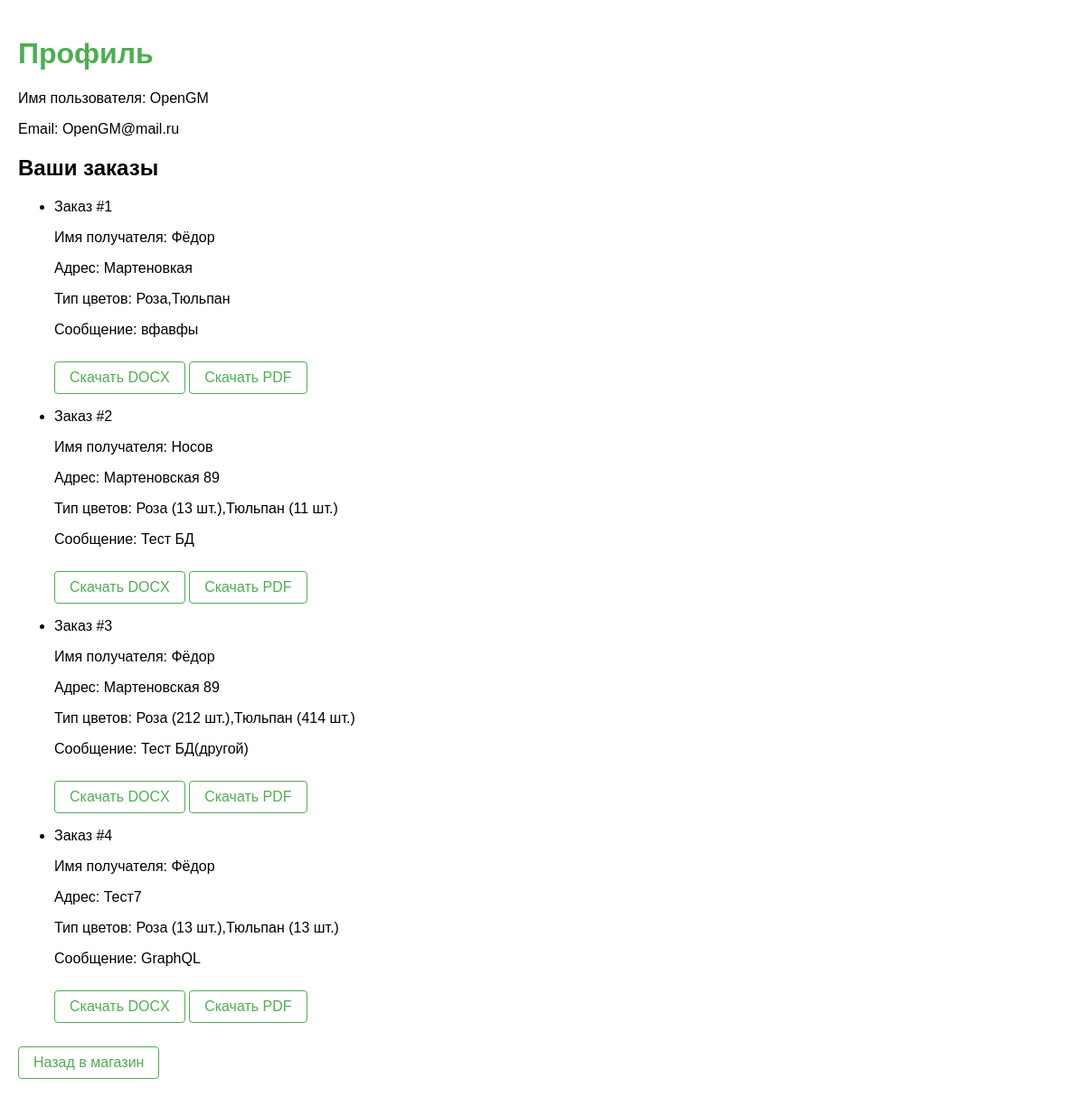
The page /profile (signed in) on the database its author committed.
### models.py (models this page shows, shortened)
class User(db.Model, UserMixin):
    id = db.Column(db.Integer, primary_key=True)
    username = db.Column(db.String(20), unique=True, nullable=False)
    email = db.Column(db.String(120), unique=True, nullable=False)
    password = db.Column(db.String(60), nullable=False)
    role = db.Column(db.String(10), nullable=False, default='user')
    orders = db.relationship('Order', backref='user', lazy=True)

class Order(db.Model):
    id = db.Column(db.Integer, primary_key=True)
    name = db.Column(db.String(100), nullable=False)
    address = db.Column(db.String(200), nullable=False)
    flower_type = db.Column(db.String(100), nullable=False)
    message = db.Column(db.String(500), nullable=True)
    user_id = db.Column(db.Integer, db.ForeignKey('user.id'), nullable=False)

### app.py (the view)
@app.route('/profile')
@login_required
def profile():
    orders = Order.query.filter_by(user_id=current_user.id).all()
    order_numbers = {order.id: idx + 1 for idx, order in enumerate(orders)}
    return render_template('profile.html', user=current_user, orders=orders, order_numbers=order_numbers)

### models.py (called while the page is built)
@login_manager.user_loader
def load_user(user_id):
    return User.query.get(int(user_id))

### templates/profile.html (shortened to what this page needs)
<!DOCTYPE html>
<html lang="ru">
<head>
    <link rel="stylesheet" href="{{ url_for('static', filename='style.css') }}">
</head>
<body>
    <h1>Профиль</h1>
    <p>Имя пользователя: {{ user.username }}</p>
    <p>Email: {{ user.email }}</p>
    <h2>Ваши заказы</h2>
    {% if orders %}
        <ul>
            {% for order in orders %}
                <li>
                    <p>Заказ #{{ order_numbers[order.id] }}</p>
                    <p>Имя получателя: {{ order.name }}</p>
                    <p>Адрес: {{ order.address }}</p>
                    <p>Тип цветов: {{ order.flower_type }}</p>
                    <p>Сообщение: {{ order.message }}</p>
                    <a href="{{ url_for('download_docx', order_id=order.id) }}" class="btn">Скачать DOCX</a>
                    <a href="{{ url_for('download_pdf', order_id=order.id) }}" class="btn">Скачать PDF</a>
                </li>
            {% endfor %}
        </ul>
    {% else %}
        <p>У вас нет заказов.</p>
    {% endif %}
    <a href="{{ url_for('index') }}" class="btn">Назад в магазин</a>
</body>
</html>

### static/style.css (style rules this page uses)
body { font-family: Arial, sans-serif; margin: 0; padding: 20px; }
h1 { color: #4CAF50; }
.btn { display: inline-block; text-decoration: none; color: #4CAF50; padding: 8px 16px; border: 1px solid #4CAF50; border-radius: 4px; margin-top: 10px; text-align: center; }

### rows shown on the page
User: username "OpenGM", email "OpenGM@mail.ru"
Order: order_numbers "1", name "Фёдор", address "Мартеновкая", flower_type "Роза,Тюльпан", message "вфавфы"
Order: order_numbers "2", name "Носов", address "Мартеновская 89", flower_type "Роза (13 шт.),Тюльпан (11 шт.)", message "Тест БД"
Order: user "3", name "Фёдор", address "Мартеновская 89", flower_type "Роза (212 шт.),Тюльпан (414 шт.)", message "Тест БД(другой)"
Order: order_numbers "4", name "Фёдор", address "Тест7", flower_type "Роза (13 шт.),Тюльпан (13 шт.)", message "GraphQL"
